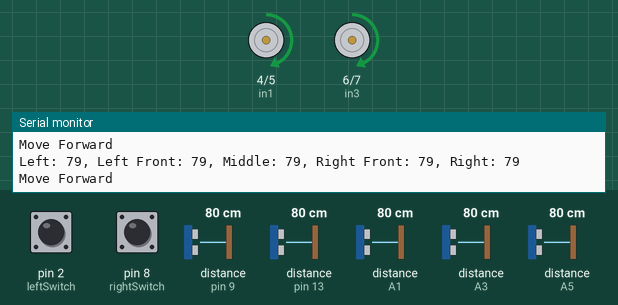
A sketch run on a simulated Arduino Uno, built with avr-gcc and run on an emulated ATmega328P. Shown: motor-driver pin pairs drawn as motors (green arrow = first pin HIGH = forward, orange = second pin HIGH = backward, longer = more drive, scaled by the enable pin), the last lines printed to the serial monitor. Wiring (inferred from the names in the program): 5 × ultrasonic range finder: trigger pin 10, echo pin 9 / trigger pin 12, echo pin 13 / trigger A0, echo A1 / trigger A2, echo A3 / trigger A4, echo A5. The inputs (shaded band) are chosen by the test bench; at power-on: distance to the obstacle (sensors on A5, pin 9, pin 13, A1, A3) 80 cm, pin 8 (rightSwitch) HIGH, pin 2 (leftSwitch) HIGH. The echo pulse lasts 58.3 µs per cm.

Above: at 1.2 s.
1.3 s: distance to the obstacle (sensor on A5) set to 31 cm
2.8 s: distance to the obstacle (sensor on A5) set to 26 cm
At 3.8 s:
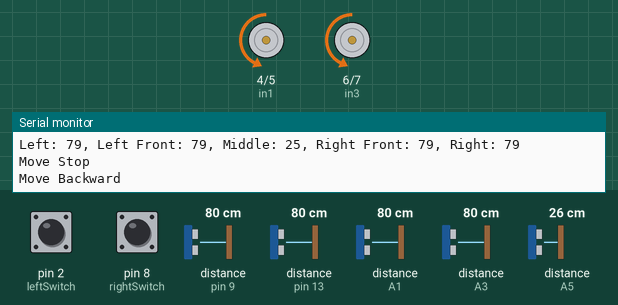
At 4.7 s:
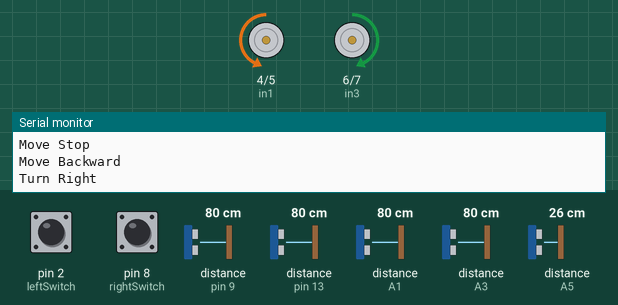
5.8 s: pin 8 (rightSwitch) pulled LOW for 1 s
11.8 s: pin 8 (rightSwitch) pulled LOW for 3.2 s
16.5 s: distance to the obstacle (sensor on A5) set to 35 cm
At 17.2 s:
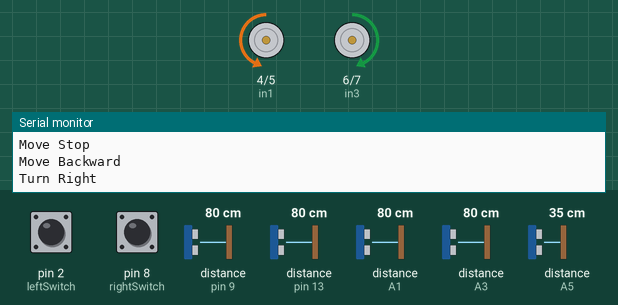
Timing chart, 0 to 19.5 s (numbered marks = the images above; inputs shaded):
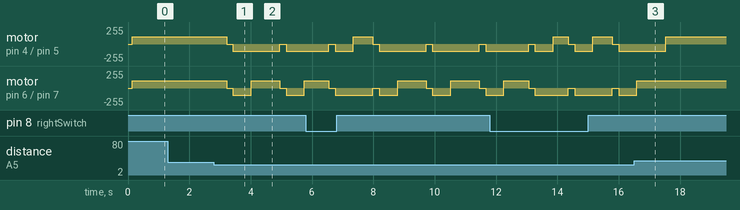

Measured:
- the behaviour switches between 30 and 29 cm on distance to the obstacle (sensor on A5) (found by bisection; images 0 and 1)
- after the input at 2.8 s, motor on pin 4 (in1) / pin 5 (in2): alternates backward 110/255 for 1.5 s and stopped for 0.20 s, starting after 0.42 s; motor on pin 6 (in3) / pin 7 (in4): forward 110/255 → stopped after 0.42 s, → backward 110/255 0.20 s later, → forward 110/255 0.60 s later, → stopped 0.94 s later, … (6 changes in this stretch)
- after the input at 16.5 s, motor on pin 6 (in3) / pin 7 (in4): goes on until 16.6 s, then stays forward 110/255

The sketch:

test_robot_su_dung_congtachanhtrinh.ino
```cpp
// Định nghĩa các chân cho 5 cảm biến siêu âm
int trig1 = A0;  // Trái
int echo1 = A1;
int trig2 = A2;  // Trái trước
int echo2 = A3;
int trig3 = A4;  // Giữa
int echo3 = A5;
int trig4 = 10;   // Phải trước
int echo4 = 9;
int trig5 = 12;  // Phải
int echo5 = 13;

// Định nghĩa chân cho động cơ
int in1 = 4;
int in2 = 5;
int in3 = 6;
int in4 = 7;
int ENA = 3;
int ENB = 11;

// Định nghĩa chân cho công tắc hành trình
int leftSwitch = 2;   // Công tắc bên trái
int rightSwitch = 8; // Công tắc bên phải

// Các biến đo khoảng cách
long leftDistance = 0, leftFrontDistance = 0, middleDistance = 0, rightFrontDistance = 0, rightDistance = 0;

// Ngưỡng khoảng cách tránh vật cản
const int DIS = 30;
long pingTime, distance;
const float speedSound = 0.0343;
const int LeftSpeed = 110;
const int RightSpeed = 110;

// Hàm đo khoảng cách từ cảm biến
long measureDistance(int trigPin, int echoPin) {
  digitalWrite(trigPin, LOW);
  delayMicroseconds(5);
  digitalWrite(trigPin, HIGH);
  delayMicroseconds(10);
  digitalWrite(trigPin, LOW);

  long pingTime = pulseIn(echoPin, HIGH, 30000); // Timeout 30ms
  if (pingTime == 0) return 999;  // Không nhận tín hiệu
  return (pingTime / 2) * 0.0343; // Tính khoảng cách (cm)
}

void setup() {
  Serial.begin(9600);

  // Cấu hình các chân cảm biến
  pinMode(trig1, OUTPUT); pinMode(echo1, INPUT);
  pinMode(trig2, OUTPUT); pinMode(echo2, INPUT);
  pinMode(trig3, OUTPUT); pinMode(echo3, INPUT);
  pinMode(trig4, OUTPUT); pinMode(echo4, INPUT);
  pinMode(trig5, OUTPUT); pinMode(echo5, INPUT);

  // Cấu hình động cơ
  pinMode(in1, OUTPUT); pinMode(in2, OUTPUT);
  pinMode(in3, OUTPUT); pinMode(in4, OUTPUT);
  pinMode(ENA, OUTPUT); pinMode(ENB, OUTPUT);

  // Cấu hình công tắc hành trình
  pinMode(leftSwitch, INPUT_PULLUP);
  pinMode(rightSwitch, INPUT_PULLUP);

  moveStop();
}

void loop() {
  // Đọc trạng thái công tắc hành trình
  bool leftSwitchState = digitalRead(leftSwitch);
  bool rightSwitchState = digitalRead(rightSwitch);

  // Nếu công tắc bên trái được kích hoạt
  if (leftSwitchState == LOW) {
    moveStop();
    delay(200);
    moveBackward();
    delay(600);
    turnRight();
    delay(500);
    return;
  }

  // Nếu công tắc bên phải được kích hoạt
  if (rightSwitchState == LOW) {
    moveStop();
    delay(200);
    moveBackward();
    delay(600);
    turnLeft();
    delay(500);
    return;
  }

  // Đọc khoảng cách từ các cảm biến
  leftDistance = measureDistance(trig1, echo1);
  delay(20);
  leftFrontDistance = measureDistance(trig2, echo2);
  delay(20);
  middleDistance = measureDistance(trig3, echo3);
  delay(20);
  rightFrontDistance = measureDistance(trig4, echo4);
  delay(20);
  rightDistance = measureDistance(trig5, echo5);
  delay(20);

  // Debug khoảng cách
  Serial.print("Left: "); Serial.print(leftDistance);
  Serial.print(", Left Front: "); Serial.print(leftFrontDistance);
  Serial.print(", Middle: "); Serial.print(middleDistance);
  Serial.print(", Right Front: "); Serial.print(rightFrontDistance);
  Serial.print(", Right: "); Serial.println(rightDistance);

  // Logic tránh vật cản
  if (leftDistance < DIS && leftFrontDistance < DIS && middleDistance < DIS && rightFrontDistance < DIS && rightDistance < DIS) {
    // Vật cản ở mọi hướng
    moveStop();
    delay(200);
    moveBackward();
    delay(600);
    turnRight();
    delay(1000); // Quay đầu 180 độ
  } else if (middleDistance < DIS) {
    // Vật cản phía trước
    moveStop();
    delay(200);
    moveBackward();
    delay(600);
    if (leftFrontDistance > rightFrontDistance && leftDistance > rightDistance) {
      turnLeft();
      delay(500); // Quay trái
    } else {
      turnRight();
      delay(500); // Quay phải
    }
  } else if (leftDistance < DIS || leftFrontDistance < DIS) {
    // Vật cản bên trái
    turnRight();
    delay(650);
  } else if (rightDistance < DIS || rightFrontDistance < DIS) {
    // Vật cản bên phải
    turnLeft();
    delay(650);
  } else if (leftDistance < DIS && rightDistance < DIS) {
    // Vật cản cả hai bên
    moveBackward();
    delay(500);
    turnLeft();
    delay(1000);
  } else if (leftFrontDistance < DIS && middleDistance < DIS && rightFrontDistance < DIS) {
    // Vật cản cả ba phía trước
    moveStop();
    delay(200);
    moveBackward();
    delay(600);
    turnRight();
    delay(1000);
  } else if (middleDistance < DIS && rightFrontDistance < DIS) {
    // Vật cản giữa và phải trước
    turnLeft();
    delay(500);
  } else if (middleDistance < DIS && leftFrontDistance < DIS) {
    // Vật cản giữa và trái trước
    turnRight();
    delay(500);
  } else {
    // Không có vật cản
    moveForward();
  }

  delay(300); // Tránh lặp quá nhanh
}

void moveForward()
{
  Serial.println("Move Forward");
  analogWrite(ENA, LeftSpeed);
  analogWrite(ENB, RightSpeed);
  digitalWrite(in1, HIGH);
  digitalWrite(in2, LOW);
  digitalWrite(in3, HIGH);
  digitalWrite(in4, LOW);
}

void moveBackward()
{
  Serial.println("Move Backward");
  analogWrite(ENA, LeftSpeed);
  analogWrite(ENB, RightSpeed);
  digitalWrite(in1, LOW);
  digitalWrite(in2, HIGH);
  digitalWrite(in3, LOW);
  digitalWrite(in4, HIGH);
}

void turnRight()
{
  Serial.println("Turn Right");
  analogWrite(ENA, LeftSpeed);
  analogWrite(ENB, RightSpeed);
  digitalWrite(in1, LOW);
  digitalWrite(in2, HIGH);
  digitalWrite(in3, HIGH);
  digitalWrite(in4, LOW);
}

void turnLeft()
{
  Serial.println("Turn Left");
  analogWrite(ENA, LeftSpeed);
  analogWrite(ENB, RightSpeed);
  digitalWrite(in1, HIGH);
  digitalWrite(in2, LOW);
  digitalWrite(in3, LOW);
  digitalWrite(in4, HIGH);
}

void moveStop()
{
  Serial.println("Move Stop");
  analogWrite(ENA, LOW);
  analogWrite(ENB, LOW);
  digitalWrite(in1, LOW);
  digitalWrite(in2, LOW);
  digitalWrite(in3, LOW);
  digitalWrite(in4, LOW);
}
```
